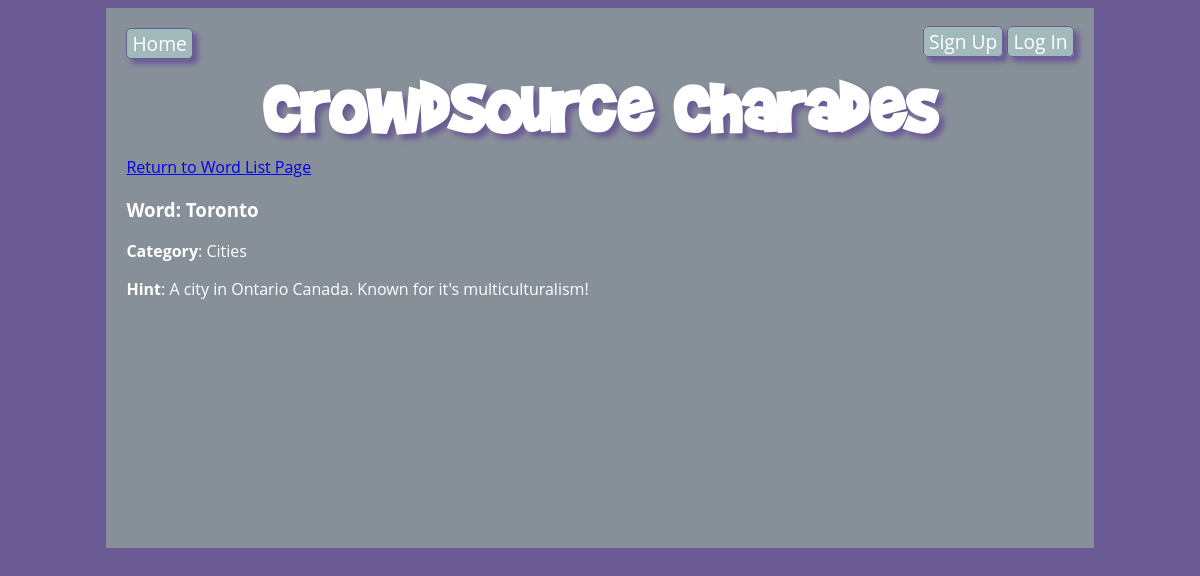
/edit_word/7, run on the app's committed database.
### charades_app/models.py (models this page shows, shortened)
class Word(db.Model):
  id = db.Column(db.Integer, primary_key=True)
  name = db.Column(db.String(100), nullable=False)
  hint = db.Column(db.String(300), nullable=False)
  category_id = db.Column(db.Integer, db.ForeignKey('category.id'), nullable=False)
  category = db.relationship('Category', back_populates = 'word')

class Category(db.Model):
  id = db.Column(db.Integer, primary_key=True)
  name = db.Column(db.String(100), nullable=False, unique=True)
  word = db.relationship('Word', back_populates = 'category')
  def __str__(self):
      return f'{self.name}'

### charades_app/main/routes.py (the view, shortened to what this page needs)
@main.route('/edit_word/<word_id>', methods=['GET', 'POST'])
def edit_word(word_id):
    word = Word.query.get(word_id)
    form = WordForm(obj=word)
    return render_template('edit_word.html', word=word, form=form)

### charades_app/main/routes.py (called while the page is built)
@app.context_processor
def inject_categories():
    categories = Category.query.all()
    selected_category = request.cookies.get('category')
    return dict(categories=categories, selected_category=selected_category)

### charades_app/templates/edit_word.html (shortened to what this page needs)
{% extends 'base.html' %}
{% block content %}
<a href="/words">Return to Word List Page</a>
<h3>Word: {{ word.name }}</h3>
<p>
    <strong>Category</strong>:
    {{ word.category }}
</p>
{% if word.hint %}
    <p>
        <strong>Hint</strong>: {{ word.hint }}
    </p>
{% endif %}
{% endblock %}

### charades_app/static/style.css (style rules this page uses)
body { display: flex; flex-direction: column; align-items: center; background-color:#6b5b95; font-family: 'Open Sans', sans-serif; color: white; }

### data on the page
Word: name "Toronto", hint "A city in Ontario Canada. Known for it's multiculturalism!"
Category: category "Cities"
